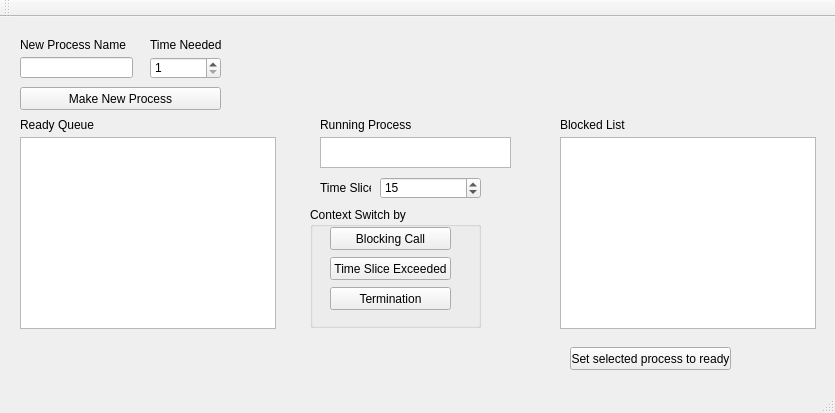
<?xml version="1.0" encoding="UTF-8"?>
<ui version="4.0">
 <class>MainWindow</class>
 <widget class="QMainWindow" name="MainWindow">
  <property name="geometry">
   <rect>
    <x>0</x>
    <y>0</y>
    <width>835</width>
    <height>413</height>
   </rect>
  </property>
  <property name="windowTitle">
   <string>MainWindow</string>
  </property>
  <widget class="QWidget" name="centralWidget">
   <widget class="QPushButton" name="btnNewProcess">
    <property name="geometry">
     <rect>
      <x>20</x>
      <y>70</y>
      <width>201</width>
      <height>23</height>
     </rect>
    </property>
    <property name="text">
     <string>Make New Process</string>
    </property>
   </widget>
   <widget class="QListView" name="lstReady">
    <property name="geometry">
     <rect>
      <x>20</x>
      <y>120</y>
      <width>256</width>
      <height>192</height>
     </rect>
    </property>
   </widget>
   <widget class="QListView" name="lstBlocked">
    <property name="geometry">
     <rect>
      <x>560</x>
      <y>120</y>
      <width>256</width>
      <height>192</height>
     </rect>
    </property>
   </widget>
   <widget class="QLabel" name="label">
    <property name="geometry">
     <rect>
      <x>20</x>
      <y>100</y>
      <width>111</width>
      <height>16</height>
     </rect>
    </property>
    <property name="text">
     <string>Ready Queue</string>
    </property>
   </widget>
   <widget class="QLabel" name="label_2">
    <property name="geometry">
     <rect>
      <x>560</x>
      <y>100</y>
      <width>111</width>
      <height>16</height>
     </rect>
    </property>
    <property name="text">
     <string>Blocked List</string>
    </property>
   </widget>
   <widget class="QListView" name="lstRunning">
    <property name="geometry">
     <rect>
      <x>320</x>
      <y>120</y>
      <width>191</width>
      <height>31</height>
     </rect>
    </property>
   </widget>
   <widget class="QLabel" name="label_3">
    <property name="geometry">
     <rect>
      <x>320</x>
      <y>100</y>
      <width>111</width>
      <height>16</height>
     </rect>
    </property>
    <property name="text">
     <string>Running Process</string>
    </property>
   </widget>
   <widget class="QGroupBox" name="groupBox">
    <property name="geometry">
     <rect>
      <x>310</x>
      <y>190</y>
      <width>171</width>
      <height>121</height>
     </rect>
    </property>
    <property name="title">
     <string>Context Switch by</string>
    </property>
    <widget class="QPushButton" name="btnBlock">
     <property name="geometry">
      <rect>
       <x>20</x>
       <y>20</y>
       <width>121</width>
       <height>23</height>
      </rect>
     </property>
     <property name="text">
      <string>Blocking Call</string>
     </property>
    </widget>
    <widget class="QPushButton" name="btnTimeSlice">
     <property name="geometry">
      <rect>
       <x>20</x>
       <y>50</y>
       <width>121</width>
       <height>23</height>
      </rect>
     </property>
     <property name="text">
      <string>Time Slice Exceeded</string>
     </property>
    </widget>
    <widget class="QPushButton" name="btnTerminate">
     <property name="geometry">
      <rect>
       <x>20</x>
       <y>80</y>
       <width>121</width>
       <height>23</height>
      </rect>
     </property>
     <property name="text">
      <string>Termination</string>
     </property>
    </widget>
   </widget>
   <widget class="QPushButton" name="btnMakeReady">
    <property name="geometry">
     <rect>
      <x>570</x>
      <y>330</y>
      <width>161</width>
      <height>23</height>
     </rect>
    </property>
    <property name="text">
     <string>Set selected process to ready</string>
    </property>
   </widget>
   <widget class="QSpinBox" name="intTimeSlice">
    <property name="geometry">
     <rect>
      <x>380</x>
      <y>160</y>
      <width>101</width>
      <height>22</height>
     </rect>
    </property>
    <property name="minimum">
     <number>1</number>
    </property>
    <property name="maximum">
     <number>50</number>
    </property>
    <property name="value">
     <number>15</number>
    </property>
    <property name="displayIntegerBase">
     <number>10</number>
    </property>
   </widget>
   <widget class="QLabel" name="label_4">
    <property name="geometry">
     <rect>
      <x>320</x>
      <y>160</y>
      <width>51</width>
      <height>21</height>
     </rect>
    </property>
    <property name="text">
     <string>Time Slice</string>
    </property>
   </widget>
   <widget class="QLineEdit" name="txtNewProcess">
    <property name="geometry">
     <rect>
      <x>20</x>
      <y>40</y>
      <width>113</width>
      <height>21</height>
     </rect>
    </property>
   </widget>
   <widget class="QSpinBox" name="intTimeNeeded">
    <property name="geometry">
     <rect>
      <x>150</x>
      <y>40</y>
      <width>71</width>
      <height>22</height>
     </rect>
    </property>
    <property name="minimum">
     <number>1</number>
    </property>
   </widget>
   <widget class="QLabel" name="label_5">
    <property name="geometry">
     <rect>
      <x>20</x>
      <y>20</y>
      <width>111</width>
      <height>16</height>
     </rect>
    </property>
    <property name="text">
     <string>New Process Name</string>
    </property>
   </widget>
   <widget class="QLabel" name="label_6">
    <property name="geometry">
     <rect>
      <x>150</x>
      <y>20</y>
      <width>71</width>
      <height>16</height>
     </rect>
    </property>
    <property name="text">
     <string>Time Needed</string>
    </property>
   </widget>
  </widget>
  <widget class="QMenuBar" name="menuBar">
   <property name="geometry">
    <rect>
     <x>0</x>
     <y>0</y>
     <width>835</width>
     <height>21</height>
    </rect>
   </property>
  </widget>
  <widget class="QToolBar" name="mainToolBar">
   <attribute name="toolBarArea">
    <enum>TopToolBarArea</enum>
   </attribute>
   <attribute name="toolBarBreak">
    <bool>false</bool>
   </attribute>
  </widget>
  <widget class="QStatusBar" name="statusBar"/>
 </widget>
 <layoutdefault spacing="6" margin="11"/>
 <resources/>
 <connections/>
</ui>
